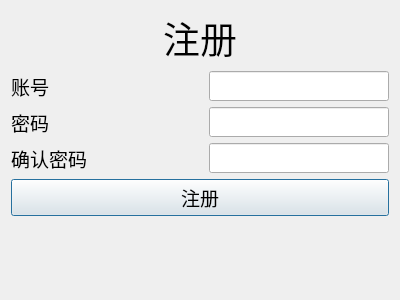
<?xml version="1.0" encoding="UTF-8"?>
<ui version="4.0">
 <class>Register</class>
 <widget class="QDialog" name="Register">
  <property name="geometry">
   <rect>
    <x>0</x>
    <y>0</y>
    <width>400</width>
    <height>300</height>
   </rect>
  </property>
  <property name="windowTitle">
   <string>Register</string>
  </property>
  <layout class="QVBoxLayout" name="verticalLayout_2">
   <item>
    <layout class="QVBoxLayout" name="verticalLayout">
     <item>
      <widget class="QLabel" name="label_Text">
       <property name="font">
        <font>
         <pointsize>28</pointsize>
        </font>
       </property>
       <property name="toolTipDuration">
        <number>-1</number>
       </property>
       <property name="text">
        <string>注册</string>
       </property>
       <property name="alignment">
        <set>Qt::AlignCenter</set>
       </property>
      </widget>
     </item>
     <item>
      <layout class="QHBoxLayout" name="horizontalLayout">
       <item>
        <widget class="QLabel" name="label_account">
         <property name="font">
          <font>
           <pointsize>14</pointsize>
          </font>
         </property>
         <property name="text">
          <string>账号</string>
         </property>
        </widget>
       </item>
       <item>
        <spacer name="horizontalSpacer_2">
         <property name="orientation">
          <enum>Qt::Horizontal</enum>
         </property>
         <property name="sizeHint" stdset="0">
          <size>
           <width>40</width>
           <height>20</height>
          </size>
         </property>
        </spacer>
       </item>
       <item>
        <widget class="QLineEdit" name="RegAccLine">
         <property name="minimumSize">
          <size>
           <width>180</width>
           <height>30</height>
          </size>
         </property>
        </widget>
       </item>
      </layout>
     </item>
     <item>
      <layout class="QHBoxLayout" name="horizontalLayout_2">
       <item>
        <widget class="QLabel" name="label_password">
         <property name="font">
          <font>
           <pointsize>14</pointsize>
          </font>
         </property>
         <property name="text">
          <string>密码</string>
         </property>
        </widget>
       </item>
       <item>
        <spacer name="horizontalSpacer">
         <property name="orientation">
          <enum>Qt::Horizontal</enum>
         </property>
         <property name="sizeHint" stdset="0">
          <size>
           <width>40</width>
           <height>20</height>
          </size>
         </property>
        </spacer>
       </item>
       <item>
        <widget class="QLineEdit" name="RegPassLine">
         <property name="minimumSize">
          <size>
           <width>180</width>
           <height>30</height>
          </size>
         </property>
        </widget>
       </item>
      </layout>
     </item>
     <item>
      <layout class="QHBoxLayout" name="horizontalLayout_3">
       <item>
        <widget class="QLabel" name="label_password_2">
         <property name="font">
          <font>
           <pointsize>14</pointsize>
          </font>
         </property>
         <property name="text">
          <string>确认密码</string>
         </property>
        </widget>
       </item>
       <item>
        <spacer name="horizontalSpacer_3">
         <property name="orientation">
          <enum>Qt::Horizontal</enum>
         </property>
         <property name="sizeHint" stdset="0">
          <size>
           <width>40</width>
           <height>20</height>
          </size>
         </property>
        </spacer>
       </item>
       <item>
        <widget class="QLineEdit" name="RegPass2">
         <property name="minimumSize">
          <size>
           <width>180</width>
           <height>30</height>
          </size>
         </property>
        </widget>
       </item>
      </layout>
     </item>
     <item>
      <widget class="QPushButton" name="Regbtn_reg">
       <property name="font">
        <font>
         <pointsize>14</pointsize>
        </font>
       </property>
       <property name="text">
        <string>注册</string>
       </property>
      </widget>
     </item>
     <item>
      <spacer name="verticalSpacer">
       <property name="orientation">
        <enum>Qt::Vertical</enum>
       </property>
       <property name="sizeHint" stdset="0">
        <size>
         <width>38</width>
         <height>72</height>
        </size>
       </property>
      </spacer>
     </item>
    </layout>
   </item>
  </layout>
 </widget>
 <resources/>
 <connections/>
</ui>
